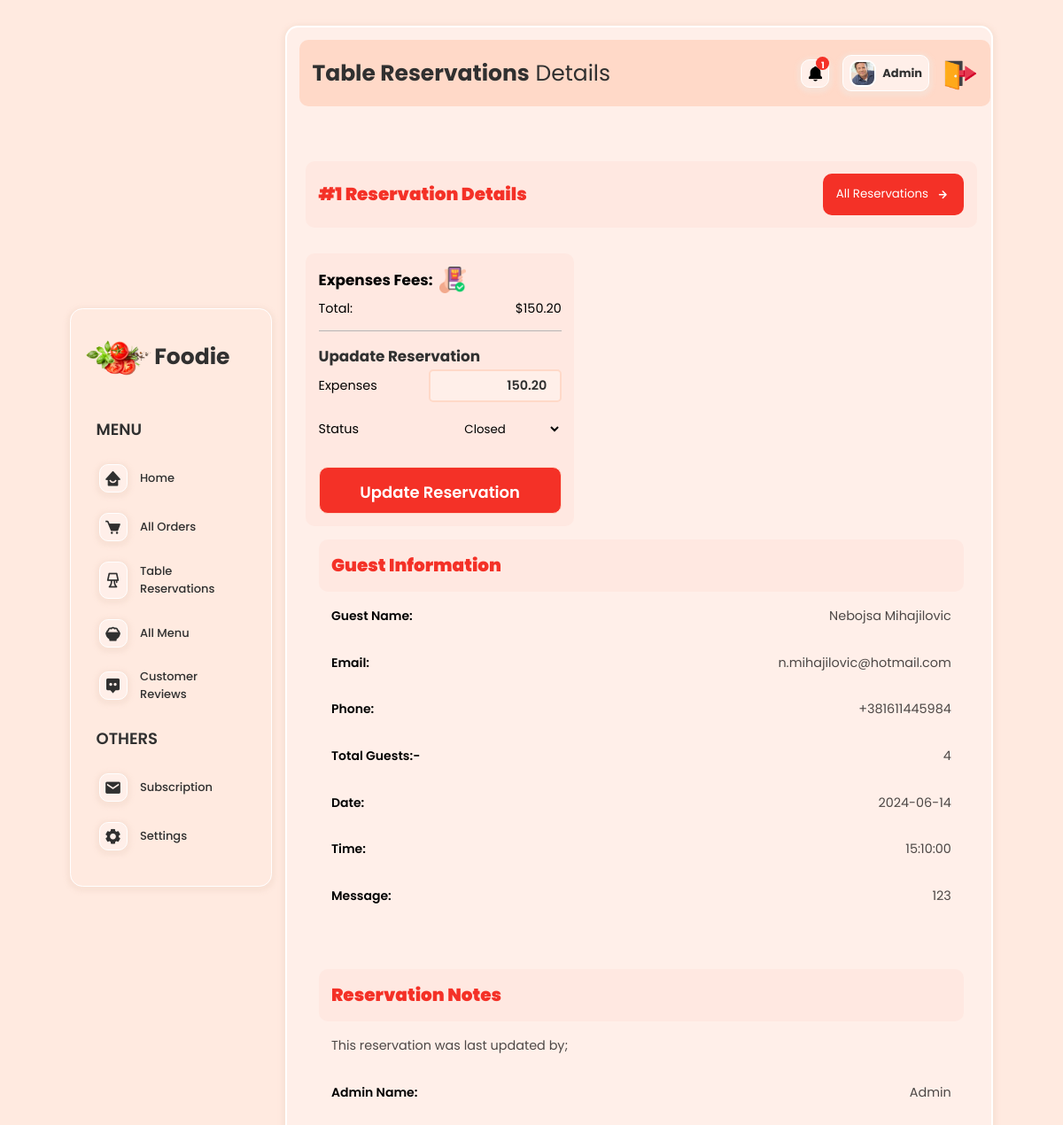
/admin/tableDetails.php?id=1 (signed in), run on the app's committed database.
### tables this page shows
CREATE TABLE `tablereservations` (
  `tablereservation_id` int(11) NOT NULL,
  `name` varchar(255) NOT NULL,
  `email` varchar(100) NOT NULL,
  `phone` varchar(100) NOT NULL,
  `people` int(10) NOT NULL,
  `date` date NOT NULL,
  `time` time NOT NULL,
  `message` varchar(255) NOT NULL,
  `expenses` double(6,2) NOT NULL,
  `updated_by` varchar(50) DEFAULT NULL,
  `status` varchar(10) NOT NULL
);

### app/classes/Order.php (called while the page is built, shortened)
<?php
class Order extends Cart {
    protected $conn;
    public function __construct($conn) {
        $this->conn = $conn;
    }
    public function getNumberOfOrderedOrders() {
        $sql = "SELECT * FROM orders WHERE status='ordered'";
        $stmt = $this->conn->prepare($sql);
        $stmt->execute();
        $result = $stmt->get_result();
        return $result->num_rows;
    }
}

### app/classes/User.php (called while the page is built, shortened)
<?php
class User {
    protected $conn;
    public function __construct($conn) {
        $this->conn = $conn;
    }
    public function adminHeader($username) {
        $sql = "SELECT * FROM admins WHERE username=?";
        $stmt = $this->conn->prepare($sql);
        $stmt->bind_param("i", $username);
        $stmt->execute();
        $result = $stmt->get_result();
        return $result->fetch_assoc();
    }
}

### app/classes/TableReservation.php (called while the page is built, shortened)
<?php
class TableReservation {
    protected $conn;
    public function __construct($conn) {
        $this->conn = $conn;
    }
    public function getDetails($id) {
        $sql = "SELECT * FROM tablereservations WHERE tablereservation_id=?";
        $stmt = $this->conn->prepare($sql);
        $stmt->bind_param("i", $id);
        $stmt->execute();
        $result = $stmt->get_result();
        return $result->fetch_all(MYSQLI_ASSOC);
    }
    public function getReservationStatus($id) {
        $sql = "SELECT status FROM tablereservations WHERE tablereservation_id=?";
        $stmt = $this->conn->prepare($sql);
        $stmt->bind_param("i", $id);
        $stmt->execute();
        $result = $stmt->get_result();
        return $result->fetch_assoc();
    }
}

### admin/tableDetails.php (the view, shortened to what this page needs)
<?php
    include 'includes/header.php';
    include '../app/classes/TableReservation.php';
    include '../app/classes/Cart.php';
    include '../app/classes/Order.php';
    $id = $_GET['id'];
    $reservation = new TableReservation($conn);
    $new_reservation = $reservation->getDetails($id);
    $reservationStatus = $reservation->getReservationStatus($id);
?>
<div class="adminPage flex">
    <?php include 'includes/sideMenu.php'; ?>
    <div class="mainBody">
        <div class="topSection flex">
            <div class="title">
                <span><strong>Table Reservations</strong> Details</span>
            </div>
            <?php include 'includes/headerAdmin.php'; ?>
        </div>
        <div class="mainBodyContentContainer">
            <div class="heading flex">
                <span>#<?=$id?> Reservation Details</span>
                <button class="btn">
                    <a href="table.php" class="flex">All Reservations <i class="uil uil-arrow-right icon"></i></a>
                </button>
            </div>
            <div class="orderDetails flex">
                <div class="amountDiv">
                    <h3 class="title flex">
                        Expenses Fees: <img src="<?=ROOT_URL?>public/images/order.png" alt="Icon">
                    </h3>
                    <span class="cartList flex">
                        <span class="subTitle">
                            Total:
                        </span>
                        <?php foreach($new_reservation as $expenses) : ?>
                        <span class="gradCost">
                            $<?=number_format($expenses['expenses'],2)?>
                        </span>
                        <?php endforeach ?>
                    </span>
                    <div class="updateOrderDiv">
                        <h3 class="updateOrderTitle flex">
                            Upadate Reservation
                        </h3>
                        <form method="post">
                            <div class="inputDiv flex">
                                <label for="tl">Expenses</label>
                                <input type="text" name="expenses" value="<?=number_format($expenses['expenses'],2)?>">
                            </div>
                            <div class=" inputDiv flex">
                                <label>Status</label>
                                <select name="status">
                                    <option value="closed" <?= ($reservationStatus['status'] == 'closed') ? 'selected' : ''; ?>>Closed</option>
                                </select>
                            </div>
                            <button name="submit" class="btn">Update Reservation</button>
                        </form>
                    </div>
                </div>
            </div>
            <div class="customerDetails grid">
                <?php foreach($new_reservation as $new_reservation_details) : ?>
                    <div class="heading flex">
                        <span>Guest Information</span>
                    </div>
                    <div class="singleDetail flex">
                        <span class="dTitle">Guest Name:</span>
                        <span class="detail"><?=$new_reservation_details['name'];?></span>
                    </div>
                    <div class="singleDetail flex">
                        <span class="dTitle">Email:</span>
                        <span class="detail"><?=$new_reservation_details['email'];?></span>
                    </div>
                    <div class="singleDetail flex">
                        <span class="dTitle">Phone:</span>
                        <span class="detail"><?=$new_reservation_details['phone'];?></span>
                    </div>
                    <div class="singleDetail flex">
                        <span class="dTitle">Total Guests:-</span>
                        <span class="detail"><?=$new_reservation_details['people'];?></span>
                    </div>
                    <div class="singleDetail flex">
                        <span class="dTitle">Date:</span>
                        <span class="detail"><?=$new_reservation_details['date'];?></span>
                    </div>
                    <div class="singleDetail flex">
                        <span class="dTitle">Time:</span>
                        <span class="detail"><?=$new_reservation_details['time'];?></span>
                    </div>
                    <div class="singleDetail flex">
                        <span class="dTitle">Message:</span>
                        <span class="detail"><?=$new_reservation_details['message'];?></span>
                    </div>
                <?php endforeach ?>
            </div>
            <div class="customerDetails grid">
                <div class="heading flex">
                    <span>Reservation Notes</span>
                </div>
                <div class="singleDetail flex">
                    <span class="detail">This reservation was last updated by;</span>
                </div>
                <div class="singleDetail  flex">
                    <span class="dTitle">Admin Name:</span>
                    <span class="detail" style="text-transform: capitalize;"><?=$new_reservation_details['updated_by'];?></span>
                </div>
            </div>
        </div>
    </div>
</div>
<?php include 'includes/footer.php'; ?>

### admin/includes/headerAdmin.php (shortened to what this page needs)
<?php
    include_once '../app/config/config.php';
    include_once '../app/classes/User.php';
    include_once '../app/classes/Cart.php';
    include_once '../app/classes/Order.php';
    $user = new User($conn);
    $order = new Order($conn);
    $admin = $user->adminHeader($_SESSION['username']);
    $numberOfOrders = $order->getNumberOfOrderedOrders();
?>
<div class="adminDiv flex">
    <div class="notDiv">
    <a href="<?=ROOT_URL?>admin/orders.php"><i class='bx bxs-bell icon' title="New Food Order" style="color: black;"></i></a>
        <?php if($numberOfOrders == 0) : ?>
            <span style="display: none"></span>
        <?php else : ?>
            <span class="count"><?=$numberOfOrders?></span>
        <?php endif ?>
    </div>
        <div class="imgDiv flex">
                <img src="<?=ROOT_URL?>public/images/<?=$admin['image'];?>" alt="Account Admin Image">
                <span class="name"><?=$admin['name'];?></small></span>
        </div>
    <a href="logout.php" title="Log Out" ><img src="<?=ROOT_URL?>public/images/logout.png" alt="" style="width: 40px; transform: translateY(5px);"></a>
</div>

### public/css/styles.css (style rules this page uses)
* { padding: 0; margin: 0; box-sizing: border-box; font-family: "Poppins", sans-serif; }
:root { --primaryColor: #f43127; --secondaryColor: #ffd9c8; --thirdColor: #ffe8e1; --forthColor: #fff1ed; --cardColor: #ffefe9; --LocColor: #f0e2df; --bgColor: #ffeae0; --smallSize: 13px; --normalSize: 18px; --mediumSize: 25px; --largeSize: 35px; --textColor: rgb(48, 48, 48); --whiteColor: hsl(0, 0%, 100%); --borderRadius: 10px; --boxShadow: 0 2px 4px 4px #f8e0d4d7; --greyColor: rgb(180, 180, 180); --greenColor: rgb(56, 223, 56); --yellowColor: rgb(255, 170, 0); }
body { background: var(--bgColor); }
html { font-size: 90%; scroll-behavior: smooth; }
input, textarea { font-size: 100%; }
a { text-decoration: none; cursor: pointer; }
.flex { display: flex; align-items: center; }
.grid { display: grid; gap: 2rem; align-items: center; }
img { height: auto; width: 100%; }
.btn { border: none; outline: none; border-radius: var(--borderRadius); cursor: pointer; padding: 10px 15px; }
.icon { font-size: 20px; cursor: pointer; }

### data on the page
tablereservations: expenses "150.20", status "Closed", name "Nebojsa Mihajilovic", email "n.mihajilovic@hotmail.com", phone "+381611445984", people "4", date "2024-06-14", time "15:10:00", message "123", updated_by "Admin"

### other printed values
$numberOfOrders "1"
$admin['name'] "Admin"
$id "1"
